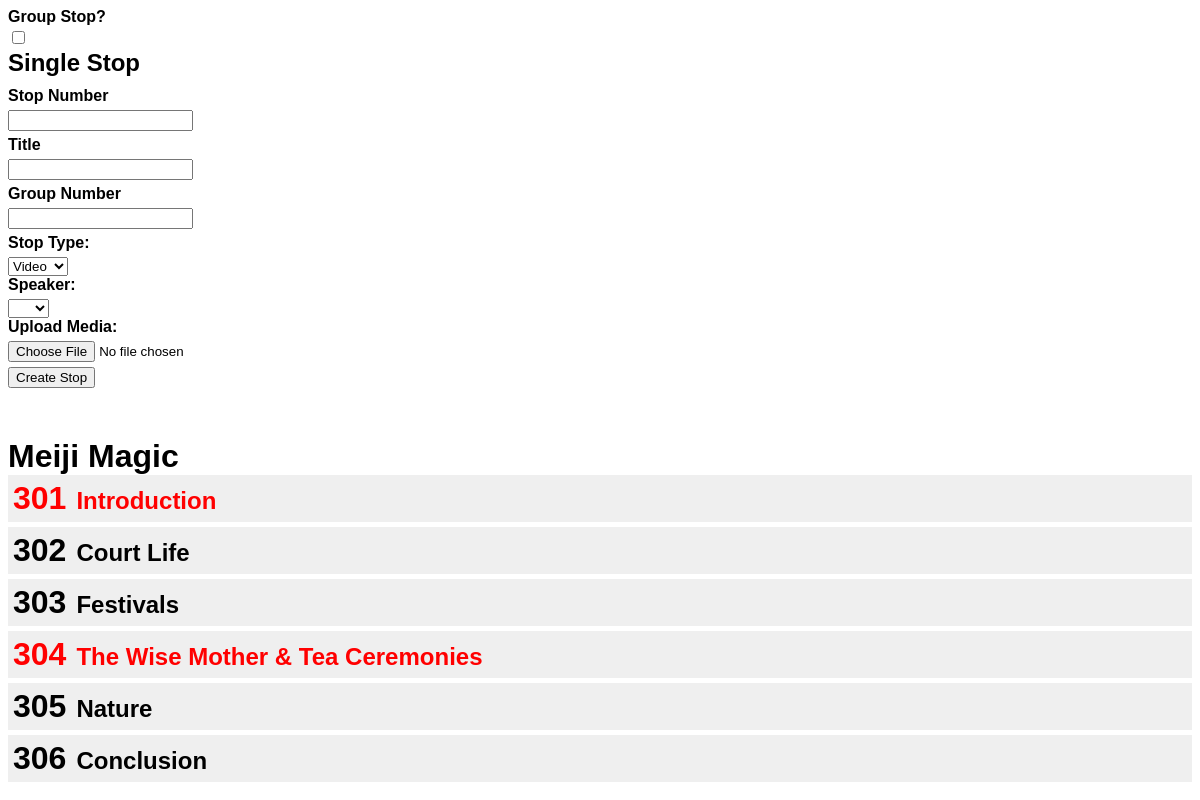
Screenshot of /admin/index.php?id=3 with the database file from the repository.
### tables this page shows
CREATE TABLE `tours` (
  `tourID` int(11) unsigned NOT NULL AUTO_INCREMENT,
  `title` varchar(250) DEFAULT '',
  `openDate` date DEFAULT '0000-00-00',
  `closeDate` date DEFAULT '0000-00-00',
  `image` varchar(25) DEFAULT NULL,
  `location` varchar(25) DEFAULT NULL,
  `length` varchar(25) DEFAULT NULL,
  `noStops` int(2) DEFAULT NULL,
  `details` text,
  `db_name` varchar(25) DEFAULT NULL,
  `menu` tinyint(1) DEFAULT NULL,
  `testing` tinyint(1) DEFAULT NULL,
  `show` tinyint(1) DEFAULT NULL,
  `icon` tinyint(1) DEFAULT NULL,
  PRIMARY KEY (`tourID`)
);

CREATE TABLE `tour_content` (
  `id` int(11) unsigned NOT NULL AUTO_INCREMENT,
  `tourID` int(11) DEFAULT NULL,
  `stopID` int(11) DEFAULT NULL,
  `groupTitle` varchar(100) DEFAULT NULL,
  `groupID` int(11) DEFAULT NULL,
  `stopType` tinyint(1) DEFAULT NULL,
  `title` varchar(100) DEFAULT NULL,
  `description` text,
  `speaker` varchar(100) DEFAULT NULL,
  `speakerImage` varchar(15) DEFAULT NULL,
  `source` varchar(50) DEFAULT NULL,
  PRIMARY KEY (`id`)
);

### admin/tourStops.php (the view, shortened to what this page needs)
<?
	$query = "SELECT title FROM tours WHERE tourID = '$tourID'";
	$result = mysqli_query($db,$query);
	while($row = mysqli_fetch_assoc($result)){
		$title = strip_tags($row["title"]);
	}
echo "<h1>$title</h1>";
$query = "SELECT * FROM tour_content WHERE tourID = '$tourID' ORDER BY stopID, groupID ";
	$result = mysqli_query($db,$query);
	$stops = array();
	while($row = mysqli_fetch_assoc($result)){
		$id = $row['id'];
		$stopID = $row['stopID'];
		$groupTitle = $row['groupTitle'];
		$groupID = $row['groupID'];
		$stopType = $row['stopType'];
		$title = $row['title'];
		$speaker = $row['speaker'];
		$speakerImage = $row['speakerImage'];
		$source = $row['source'];
		$stops[$stopID][$groupID][$groupTitle.$title] =
		array(
			"title" => $title,
			"type" => $stopType,
			"speaker" => $speaker,
			"speaker_image" => $speakerImage,
			"source_file" => $source,
			"id" => $id);
	}
	 echo "<ul>";
	foreach($stops as $stopID => $stopInfo)
	{
		echo "<li class='stop'>";
		$numStops = (count($stopInfo)-1);
		foreach($stopInfo as $key => $title){
			if($numStops > 0) $groupClass = " groupStop";
			else $groupClass = "";
			if($key == 0){
				foreach($title as $groupTitle => $dets){
					echo "<div class='stopTitle $groupClass'><h1>".$stopID."</h1><h2>".$groupTitle."</h2></div>";
				}
			}
		}
		echo "</li>";
	}
	echo "</ul>";
?>

### _css/admin.css (style rules this page uses)
* { font-family:"myriad", myriad, "myriad-web", helvetica, sans-serif }
h1,h2,h3 { margin:0;padding:0 }
h1,h2 { display:inline-block }
h1 { padding-right:10px }
.groupStop { color:red }
.stop { margin-bottom:5px }
ul { margin:0 0 20px 0;padding:0 }
ul li { list-style-type:none }
.stopTitle { background:#efefef;padding:5px }
.stop { cursor:pointer }

### rows the page displays
tours: title "Meiji Magic"
tour_content: stopID "302", groupTitle "Court Life"
tour_content: stopID "303", groupTitle "Festivals"
tour_content: stopID "304", groupTitle "The Wise Mother & Tea Ceremonies"
tour_content: stopID "305", groupTitle "Nature"
tour_content: stopID "306", groupTitle "Conclusion"

### other values shown
$stopID "301"
$groupTitle "Introduction"
